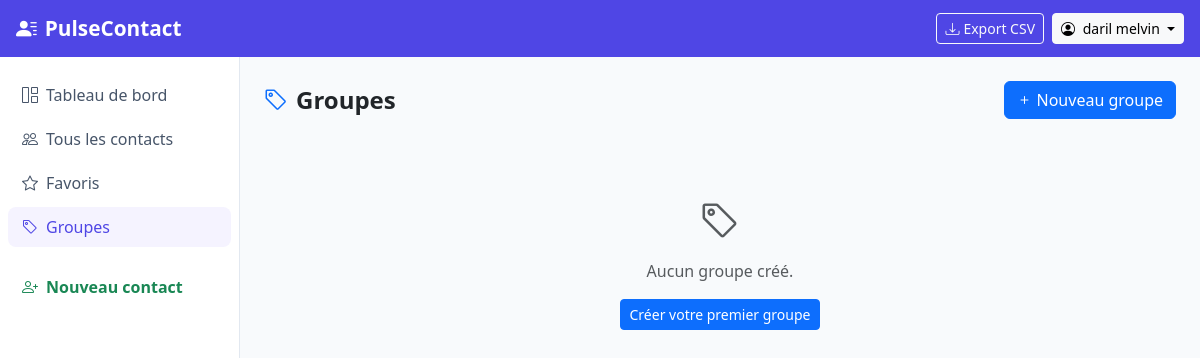
Before: /contacts/groups/ (signed in) with the older database file.
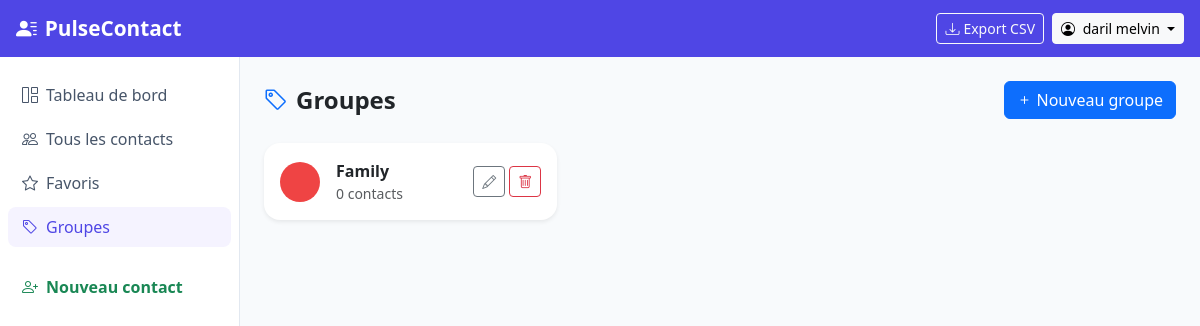
After: the same page with the newer database file.
### contacts/models.py (models this page shows, shortened)
class ContactGroup(models.Model):
    COLORS = [
        ('#3B82F6', 'Bleu'),
        ('#10B981', 'Vert'),
        ('#F59E0B', 'Jaune'),
        ('#EF4444', 'Rouge'),
        ('#8B5CF6', 'Violet'),
        ('#EC4899', 'Rose'),
        ('#06B6D4', 'Cyan'),
        ('#6B7280', 'Gris'),
    ]
    user  = models.ForeignKey(User, on_delete=models.CASCADE, related_name='groups_contact')
    name  = models.CharField(max_length=100, verbose_name="Nom du groupe")
    color = models.CharField(max_length=7, choices=COLORS, default='#3B82F6', verbose_name="Couleur")
    created_at = models.DateTimeField(auto_now_add=True)
    class Meta:
        verbose_name = "Groupe"
        verbose_name_plural = "Groupes"
        ordering = ['name']
        unique_together = ('user', 'name')

### contacts/views.py (the view)
# urls.py: path('groups/',               views.group_list,   name='groups'),
@login_required
def group_list(request):
    groups = ContactGroup.objects.filter(user=request.user).annotate(
        count=Count('contacts')
    )
    return render(request, 'contacts/groups.html', {'groups': groups})

### templates/contacts/groups.html (shortened to what this page needs)
{% extends 'base.html' %}
{% block content %}
<div class="d-flex justify-content-between align-items-center mb-4">
  <h4 class="fw-bold mb-0"><i class="bi bi-tag me-2 text-primary"></i>Groupes</h4>
  <a href="{% url 'contacts:group_create' %}" class="btn btn-primary">
    <i class="bi bi-plus me-1"></i>Nouveau groupe
  </a>
</div>
{% if groups %}
<div class="row g-3">
  {% for group in groups %}
  <div class="col-md-4">
    <div class="card border-0 shadow-sm rounded-4 p-3">
      <div class="d-flex align-items-center gap-3">
        <div class="rounded-circle" style="width:40px;height:40px;background:{{ group.color }};"></div>
        <div class="flex-grow-1">
          <div class="fw-semibold">{{ group.name }}</div>
          <div class="text-muted small">{{ group.count }} contact{{ group.count|pluralize }}</div>
        </div>
        <div class="d-flex gap-1">
          <a href="{% url 'contacts:group_update' group.pk %}" class="btn btn-sm btn-outline-secondary">
            <i class="bi bi-pencil"></i>
          </a>
          <a href="{% url 'contacts:group_delete' group.pk %}" class="btn btn-sm btn-outline-danger">
            <i class="bi bi-trash"></i>
          </a>
        </div>
      </div>
    </div>
  </div>
  {% endfor %}
</div>
{% else %}
<div class="text-center py-5 text-muted">
  <i class="bi bi-tag fs-1 d-block mb-2"></i>
  Aucun groupe créé.
  <a href="{% url 'contacts:group_create' %}" class="btn btn-sm btn-primary mt-3 d-block mx-auto" style="width:fit-content;">Créer votre premier groupe</a>
</div>
{% endif %}
{% endblock %}

Changed rows visible on the page:
added ContactGroup: name "Family", count "0"
Other visible differences:
text no longer shown: "Aucun groupe créé. Créer votre premier groupe"
